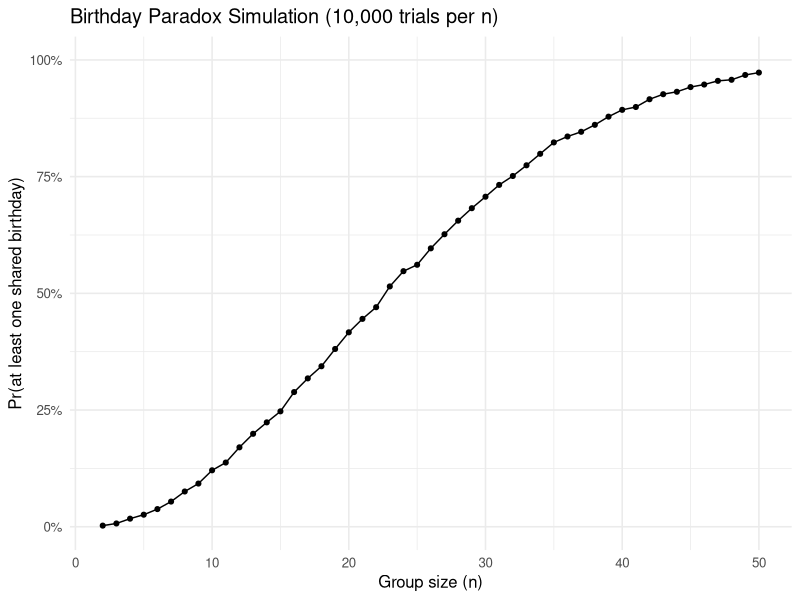

Write the R code that produced this figure. (Note: a time limit stopped this script after it produced the figure.)
## ---- chunk 1
library(tidyverse)
library(broom)
## ---- chunk 2
# Function: Generate n birthdays and check if duplicates exist
has_dup_birthday <- function(n, days = 365L) {
  bdays <- sample.int(days, size = n, replace = TRUE)
  
  any(duplicated(bdays))
}
## ---- chunk 3
set.seed(8105)

n_grid <- 2:50
B <- 10000

birthday_sim_results <- map_df(n_grid, function(n) {
  
  sims <- replicate(B, has_dup_birthday(n))
  
  tibble(
    n = n,
    prob_dup = mean(sims)
  )
})
## ---- chunk 4
# Visualization: Probability that at least two people share a birthday
ggplot(birthday_sim_results, aes(x = n, y = prob_dup)) +
  geom_line(color = "black") +
  geom_point(size = 1.4) +
  scale_y_continuous(labels = scales::percent_format(accuracy = 1), limits = c(0, 1)) +
  labs(
    title = "Birthday Paradox Simulation (10,000 trials per n)",
    x = "Group size (n)",
    y = "Pr(at least one shared birthday)"
  ) +
  theme_minimal(base_size = 12)
## ---- chunk 5
# Function: simulate dataset, return estimate and p-value
sim_t_test = function(mu, n = 30, sigma = 5) {
  
  x = rnorm(n, mean = mu, sd = sigma)
  
  test = t.test(x, mu = 0)
  
  # extract mean estimate and p-value
  tibble(
    mu_hat  = mean(x),
    p_value = broom::tidy(test)$p.value,
    mu_true = mu
  )
}

## Run simulation for mu = 0:6 with 5000 duplicates
set.seed(8105)

sim_results =
  map_df(0:6, function(mu) {
    replicate(5000, sim_t_test(mu), simplify = FALSE) |> bind_rows()
  })
## ---- chunk 6
## Summarize simulation results
summary_df =
  sim_results |>
  group_by(mu_true) |>
  summarize(
    power= mean(p_value < 0.05),
    mean_est_all= mean(mu_hat),
    mean_est_rej= mean(mu_hat[p_value < 0.05])
  )

summary_df
## ---- chunk 7
summary_df |>
  ggplot(aes(x = mu_true, y = power)) +
  geom_line() +
  geom_point() +
  labs(
    x = "True mean (μ)",
    y = "Power (Pr(reject H₀))",
    title = "Power of one-sample t-test",
    subtitle = "n = 30, σ = 5, α = 0.05; 5000 simulations per μ"
  ) +
  theme_bw(base_size = 12)
## ---- chunk 8
summary_df |>
  pivot_longer(cols = c(mean_est_all, mean_est_rej),
               names_to = "type", values_to = "mean_est") |>
  mutate(type = recode(type,
                       mean_est_all = "E[μ̂] overall",
                       mean_est_rej = "E[μ̂ | reject H₀]")) |>
  ggplot(aes(x = mu_true, y = mean_est, color = type)) +
  geom_line() +
  geom_point() +
  labs(
    x = "True mean (μ)",
    y = "Average estimate (μ̂)",
    title = "Bias in mean estimates across simulations",
    subtitle = "Comparison of overall vs only rejected samples"
  ) +
  theme_bw(base_size = 12)
